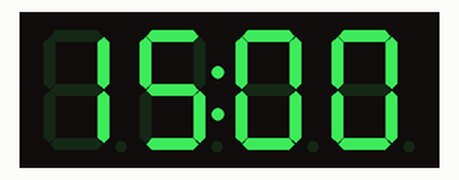
This sketch was run on a simulated Arduino Uno, built with avr-gcc and run on an emulated ATmega328P. Shown: 4-digit seven-segment display. What the sketch prints to the serial monitor is not drawn.

Above: at 0.1 s.
At 4.1 s:
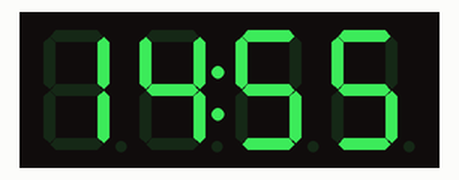
At 9.1 s:
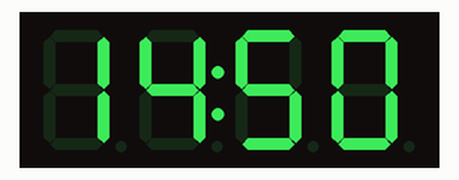
At 19.1 s:
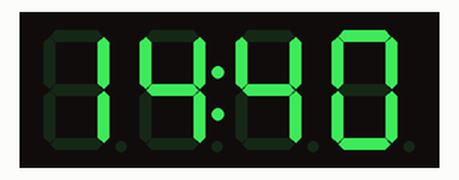
At 28.2 s:
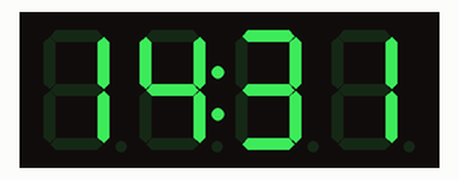
At 38.2 s:
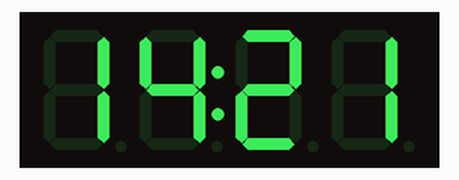

The sketch:

TimerTest.ino
```cpp
#include <Adafruit_LEDBackpack.h>

Adafruit_7segment matrix = Adafruit_7segment();

unsigned long start_time = 0;
unsigned long duration = (15UL * 60UL * 1000UL); // Minutes to ms

void setup() {
  Serial.begin(115200);
  matrix.begin(0x70);
  start_time = millis();
  Serial.print("Boot time: ");
  Serial.println(start_time);
}

void loop() {
  unsigned long remaining = duration - millis() + start_time;
  unsigned long seconds = remaining / 1000;
  unsigned long minutes = seconds / 60;
  seconds = seconds % 60;
  unsigned long display_val = (minutes * 100) + seconds;

  matrix.print(display_val, DEC);
  matrix.drawColon(true);
  matrix.writeDisplay();
  delay(1000);
}
```

Measured:
- what the display in image 1 shows lasts 1.0 s, from 4.0 s to 5.0 s
